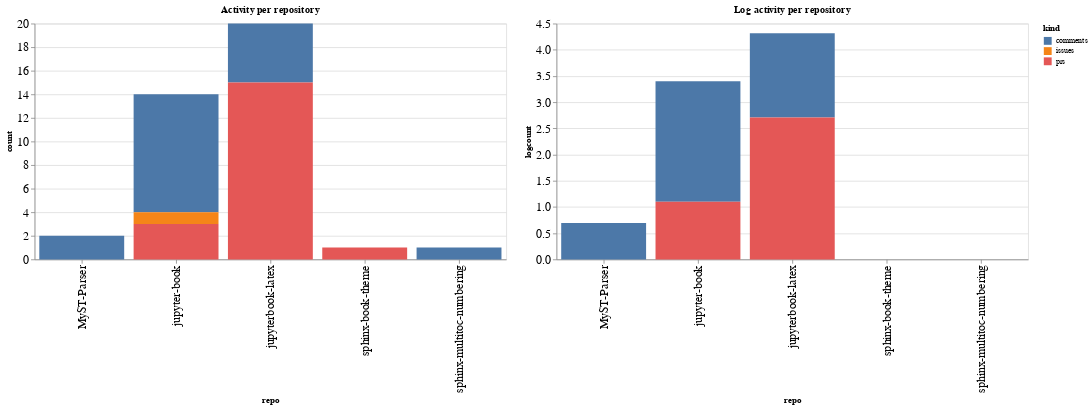

This figure's notebook cell:
### Code cell
ch1 = alt.Chart(repo_summaries, width=600, title="Activity per repository").mark_bar().encode(
    x='repo',
    y='count',
    color='kind',
    tooltip="kind"
)

ch2 = alt.Chart(repo_summaries, width=600, title="Log activity per repository").mark_bar().encode(
    x='repo',
    y='logcount',
    color='kind',
    tooltip="kind"
)

ch1 | ch2

### Figure 1 — Vega-Lite specification as saved in the notebook (floating-point values rounded to 4 significant figures)
{"config": {"axisLeft": {"labelFontSize": 15}, "axisBottom": {"labelFontSize": 15}}, "hconcat": [{"mark": "bar", "encoding": {"color": {"type": "nominal", "field": "kind"}, "tooltip": {"type": "nominal", "field": "kind"}, "x": {"type": "nominal", "field": "repo"}, "y": {"type": "quantitative", "field": "count"}}, "title": "Activity per repository", "width": 600}, {"mark": "bar", "encoding": {"color": {"type": "nominal", "field": "kind"}, "tooltip": {"type": "nominal", "field": "kind"}, "x": {"type": "nominal", "field": "repo"}, "y": {"type": "quantitative", "field": "logcount"}}, "title": "Log activity per repository", "width": 600}], "data": {"name": "data-c9f81f0ff6503e4a6f787fed2fb7614d"}, "$schema": "https://vega.github.io/schema/vega-lite/v4.8.1.json", "datasets": {"data-c9f81f0ff6503e4a6f787fed2fb7614d": [{"repo": "MyST-Parser", "kind": "comments", "count": 2, "logcount": 0.6931}, {"repo": "jupyter-book", "kind": "comments", "count": 10, "logcount": 2.303}, {"repo": "jupyter-book", "kind": "issues", "count": 1, "logcount": 0.0}, {"repo": "jupyter-book", "kind": "prs", "count": 3, "logcount": 1.099}, {"repo": "jupyterbook-latex", "kind": "comments", "count": 5, "logcount": 1.609}, {"repo": "jupyterbook-latex", "kind": "prs", "count": 15, "logcount": 2.708}, {"repo": "sphinx-book-theme", "kind": "prs", "count": 1, "logcount": 0.0}, {"repo": "sphinx-multitoc-numbering", "kind": "comments", "count": 1, "logcount": 0.0}]}}
